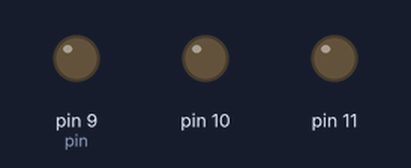
This sketch was run on a simulated Arduino Uno, built with avr-gcc and run on an emulated ATmega328P. Parts: output pins drawn as LEDs (lit = HIGH). Random numbers use the default seed unless the sketch sets one.

Above: at 0.15 s.
At 10.92 s:
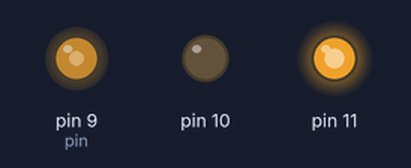
At 16.83 s:
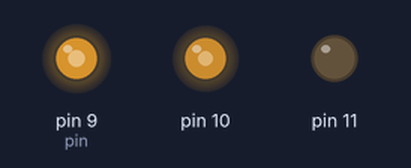
At 21.6 s:
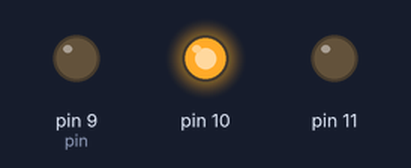
At 25.1 s:
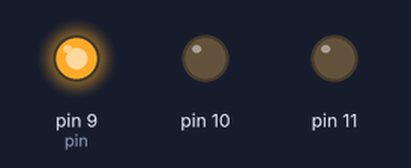
At 30.2 s:
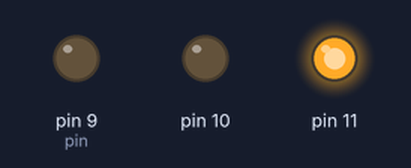
Timing chart, 0 to 31.0 s (numbered marks = the images above):
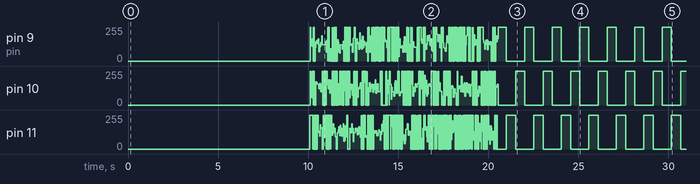

The sketch:

pumpkin.ino
```cpp
/*
 * Arduino sketch to control some pumpkin lights.
 * (c) 2015 Bob Copeland
 * GPLv2 or later.
 */
#define MINVAL 0
#define MAXVAL 255
#define ARRAY_SIZE(a) (sizeof(a)/sizeof(a[0]))

#define SEQ_INT     100

enum pattern_type {
    PATTERN_FADE,
    PATTERN_RAND,
    PATTERN_SEQ,
    NUM_PATTERNS,
};

struct pumpkin
{
    int pin;
    enum pattern_type pattern;
    int curval;

    int fade_curval;
    int fade_dir;

    int seq_ct;
};

struct pumpkin pumpkins[] = {
    {
        .pin = 9,
        .pattern = PATTERN_FADE,
        .curval = 0,
        .fade_curval = MINVAL + 1,
        .fade_dir = 1,
        .seq_ct = 0,
    },
    {
        .pin = 10,
        .pattern = PATTERN_FADE,
        .curval = 0,
        .fade_curval = MAXVAL / 2,
        .fade_dir = 1,
        .seq_ct = SEQ_INT,
    },
    {
        .pin = 11,
        .pattern = PATTERN_FADE,
        .curval = 0,
        .fade_curval = MAXVAL - 1,
        .fade_dir = -1,
        .seq_ct = 2 * SEQ_INT,
    },
};

void fade_next(struct pumpkin *p)
{
    if (p->fade_curval == MAXVAL || p->fade_curval == MINVAL)
        p->fade_dir = -p->fade_dir;

    p->fade_curval += p->fade_dir;
    p->curval = p->fade_curval;
}

void rand_next(struct pumpkin *p)
{
    p->curval = (rand() & 1) ? MAXVAL : MINVAL;
}

void seq_next(struct pumpkin *p)
{
    p->seq_ct = (p->seq_ct + 1) % (3 * SEQ_INT);
    p->curval = (p->seq_ct < SEQ_INT) ? MAXVAL : MINVAL;
}

void (*callbacks[])(struct pumpkin *p) = {
    fade_next,
    rand_next,
    seq_next,
};

void setup()
{
    unsigned int i;
    for (i=0; i < ARRAY_SIZE(pumpkins); i++) {
        pinMode(pumpkins[i].pin, OUTPUT);
    }
}

static long t;
void loop()
{
    unsigned int i;
    for (i=0; i < ARRAY_SIZE(pumpkins); i++) {
        callbacks[pumpkins[i].pattern](&pumpkins[i]);
        analogWrite(pumpkins[i].pin, pumpkins[i].curval);
    }
    delay(5);
    t += 5;

    if (t > 10000) {
        t = 0;
        for (i=0; i < ARRAY_SIZE(pumpkins); i++) {
            pumpkins[i].pattern = (enum pattern_type)
                ((pumpkins[i].pattern + 1) % (int) NUM_PATTERNS);
        }
    }
}
```
